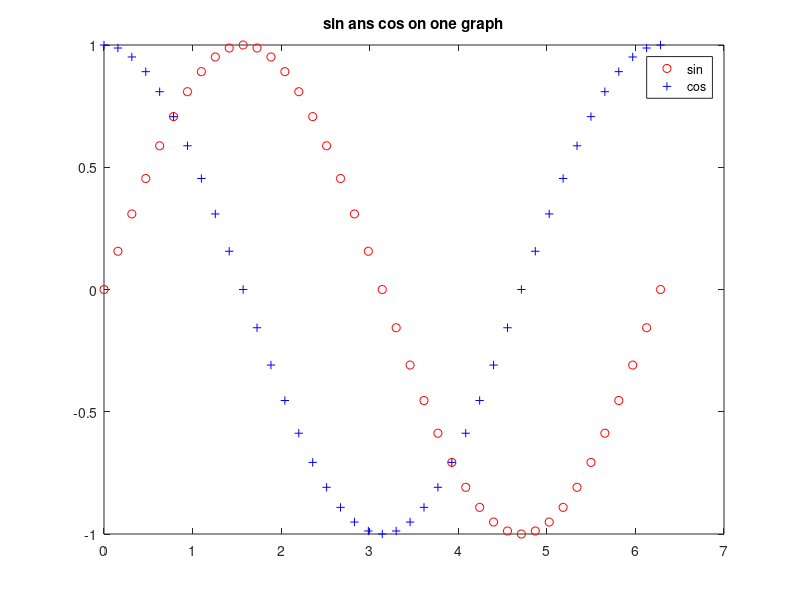

This figure's MATLAB source:
% This script plots sin(x) and cos(x) in the same Fig.
% Window for values of x ranging from 0 to 2*pi
clf
x=0:2*pi/40:2*pi; 		
y=sin(x);
plot(x,y,'ro')
hold on
y=cos(x);
plot(x,y,'b+')
legend('sin','cos')
title('sin ans cos on one graph')
